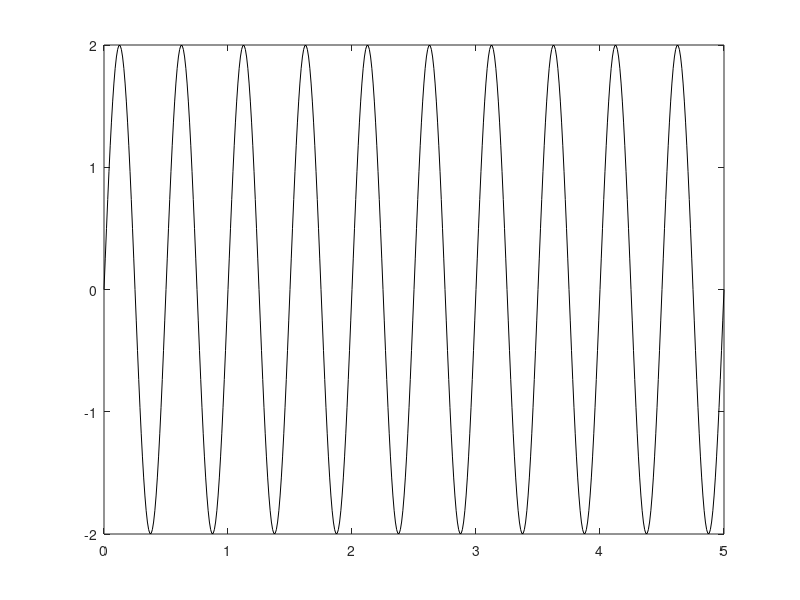
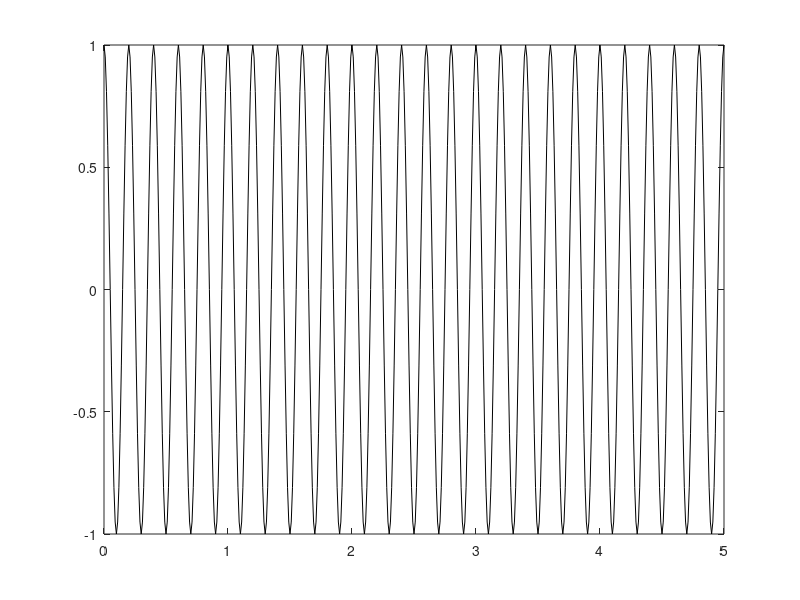
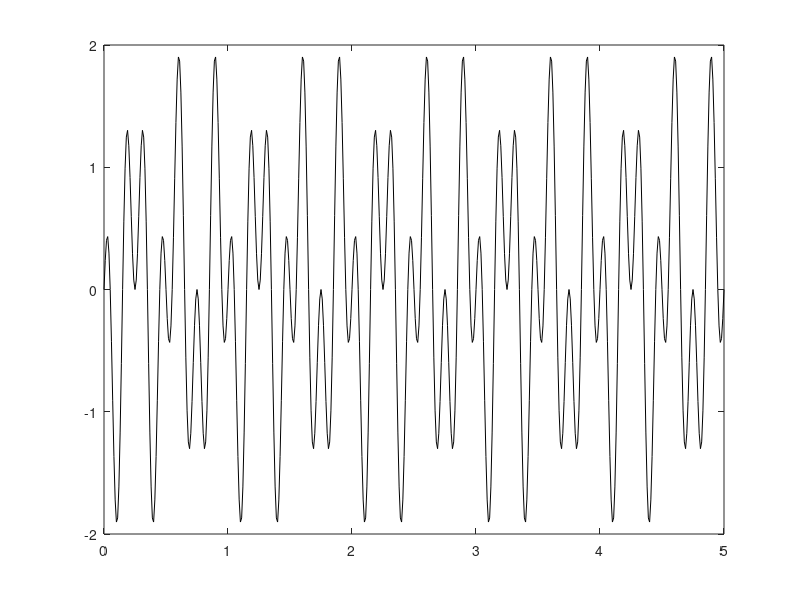
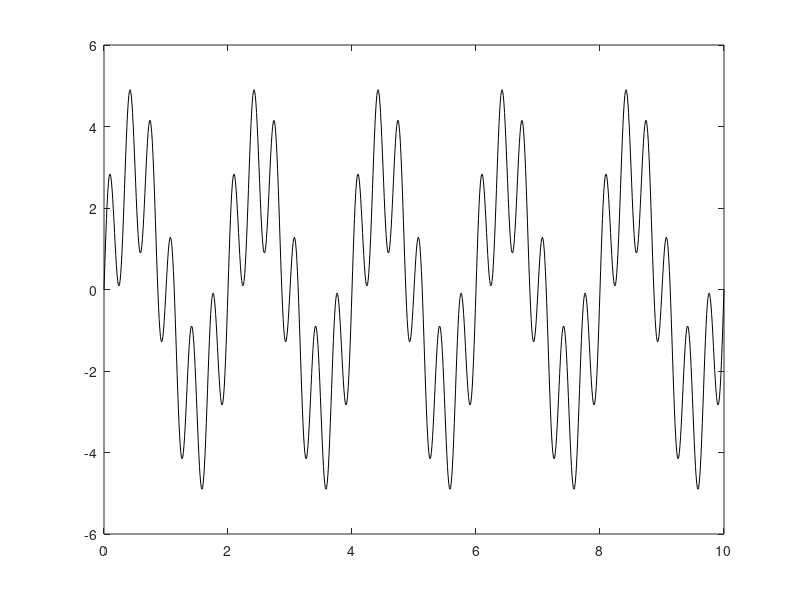

Recreate these plots in MATLAB, in order. (Note: this script raises an error after producing the figures.)
clear
close
clc

dt = 0.01;

% a)
t = 0:dt:5;
x = 2*sin(4*pi*t);
figure(1)
plot(t,x,'k-')

% b)
y = cos(10*pi*t);
figure(2)
plot(t,y,'k-')

% c)
z = x.*y;
figure(3)
plot(t,z,'k-')

%d)
t_10 = 0:dt:10;
w = 3.*sin(pi.*t_10) + 2.*sin(6.*pi.*t_10);
figure(4)
plot(t_10,w,'k-')

%e)
t1 = 0:dt:5;
t2 = 0:dt:5;
[tt1,tt2] = meshgrid(t1,t2);
q = 2*sin(2*pi*(2*t1+t2));
figure(5)
plot3(tt1,tt2,q)